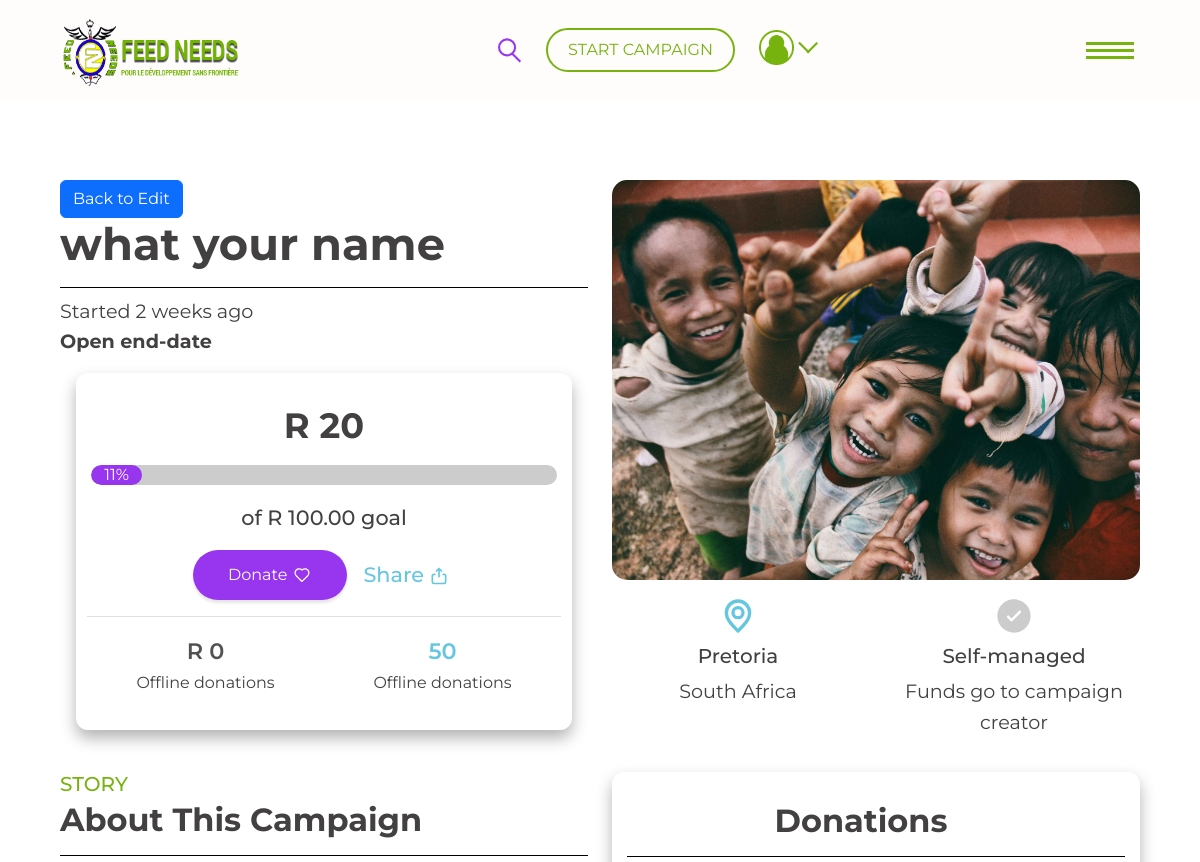
Page /preview/YFwomoOHNTz6DLFITwgxJSmEDjKpezff/ (signed in, upper part) on the earlier database version.
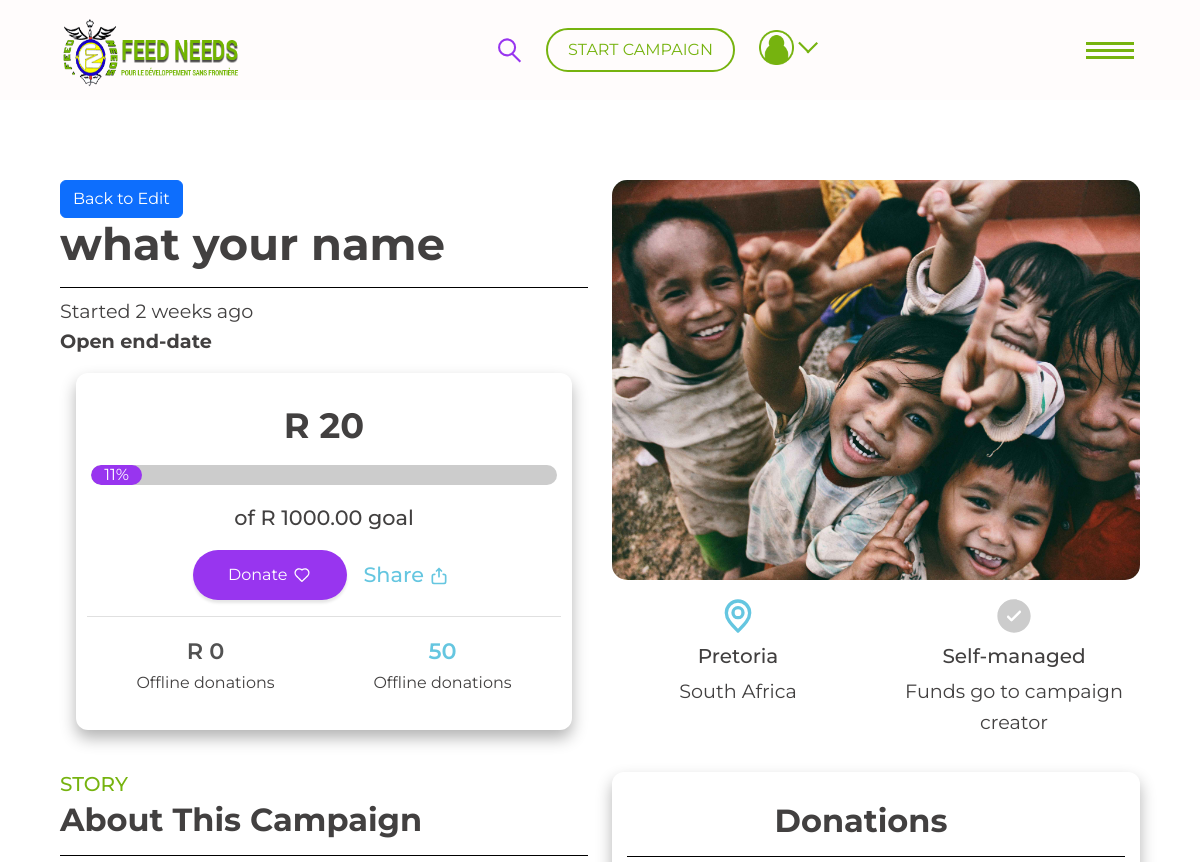
Same page on the later database version.
### base/models.py (models this page shows, shortened)
class Campaign(models.Model):
    CATEGORY_CHOICES = [
        ('organisation/charity/npo/pbo', 'Organisation/Charity/NPO/PBO'),
        ('in loving memory of', 'In Loving Memory Of'),
        ('fire/drought/disaster/support', 'Fire/Drought/Disaster/Support'),
        ('education & training', 'Education & Training'),
        ('sport', 'sport'),
        ('Social welfare/commnity development/support', 'Social Welfare/Commnity Development/Support'),
        ('youth', 'youth'),
        ('arts & culture', 'Arts & Culture'),
        ('Nature conservation', 'Nature Conservation'),
        ('Animal Welfare/outreach', 'Animal Welfare/Outreach'),
        ('Vehicle', 'Vehicle'),
        ('Home', 'Home'),
        ('Business/App', 'Business/App'),
        ('legal', 'Legal'),
        ('Other', 'Other'),
    ]
    EVENT_CHOICE  = [
        ('aQuelle Midmar Mile 2025', 'aQuelle Midmar Mile 2025'),
        ('Hyrox johannesburg|Season 24/25', 'Hyrox johannesburg|Season 24/25'),
        ('vusa24', 'vusa24'),
        ('Comrades 2024', 'Comrades 2024'),
        ('WESEEYOU EVENT', 'WESEEYOU EVENT'),
        ('AMASHOVA DURBA CLASSIC', 'AMASHOVA DURBA CLASSIC'),
        ('IRONMAN 70.3 -2024', 'IRONMAN 70.3 -2024'),
        ('ANNUAL KIDS CHRISTMAS PARTY', 'ANNUAL KIDS CHRISTMAS PARTY'),
        ('aQuelle Midmar Mile 2025', 'aQuelle Midmar Mile 2025'),
    ]
    SECTOR_CHOICE = [
        ('child welfare','Child Welfare'),
        ('education','Education'),
        ('Community development','Community Development'),
        ('Environmental','Environmental'),
        ('Health','Health'),
        ('medical','Medical'),
    ]
    campaign_name = models.CharField( max_length=50)
    monetary = models.DecimalField( max_digits=15, decimal_places=2)
    category = models.CharField(max_length=100 , choices= CATEGORY_CHOICES)
    story = models.TextField()
    sector = models.CharField(max_length=100, choices=SECTOR_CHOICE, null=True)
    event = models.CharField(max_length=100, choices=EVENT_CHOICE)
    start_date = models.DateTimeField(auto_now_add=True)
    end_date = models.DateTimeField(auto_now_add=True)
    images = models.ImageField(upload_to='images/')
    video_url = models.URLField(max_length=1000 , blank=True)
    social_link  = models.URLField( max_length=1000, blank=True)
    address = models.CharField(max_length=100,null=True)
    address1 = models.CharField(max_length=100)
    city  = models.CharField( max_length=100)
    zipcode = models.CharField( max_length=50)
    state = models.CharField(max_length=50)
    country = CountryField(blank_label='(select country)', null=True, blank=True)
    organization_payment = models.BooleanField(default=False)
    single_payment = models.BooleanField(default=False)
    is_featured = models.BooleanField(default=False)
    user = models.ForeignKey(CustomUser, on_delete=models.CASCADE,blank=True,null=True)
    goal = models.DecimalField(max_digits=10, decimal_places=2,default=0.00)
    token = models.CharField( max_length=32, unique=True, blank=True, default=generate_unique_token)
    is_launch =models.BooleanField(default=False)
    is_status = models.BooleanField(default=False)
    is_emergency =models.BooleanField(default=False)

### base/views.py (the view)
# urls.py: path('preview/<str:token>/',preview,name="preview"),
@login_required(login_url="login")
def preview(request,token):
    campaign_details = get_object_or_404(Campaign,token=token )
    context ={
        'campaign_details':campaign_details,
    }
    return render (request, 'preview.html',context)

### base/templates/preview.html (shortened to what the changed rows need)
{% load static %}
<!DOCTYPE html>
<html lang="en">
  <head>
    <link
      href="https://cdn.jsdelivr.net/npm/bootstrap@5.3.3/dist/css/bootstrap.min.css"
      rel="stylesheet"
    />
    <link rel="stylesheet" href="{% static '../static/css/style.css' %}" />
  </head>
  <body>
    <div class="home page">
				<main class="light-bg-clr pd-down">
					<div class="details-wrapper">
						<section>
							<div class="row details-hero-section">
								<div class="col-lg-6 content-div">
									<div class="details-title-container">
                                        <a href="{% url 'edit_campaign' campaign_details.token  %}" class="btn btn-primary">Back to Edit</a>
										<h1 class="details-title-text">{{campaign_details.campaign_name}}</h2>
									</div>
									<span class="details smaller-text fw-400 mt-2">Started {{campaign_details.start_date|timesince}} ago</span>
									<span class="details smaller-text fw-700">Open end-date</span>
									<div class="details-donation-cta-section mt-3 px-md-3">
										<div class="util-box-container">
											<h3 class="text-center donation-price-head-text page-sub-head fw-700">R 20</h3>
											<div class="percent-bar my-3">
												<span class="percent-val flex-center">11%</span>
											</div>
											<p class="text-center donation-price-text">of R {{campaign_details.monetary}} goal</p>
											<div class="btn-container flex-center gp-10 my-3">
												<button class="donate-btn flex gp-5">
												</button>
												<button class="share-btn flex gp-5">
												</button>
											</div>
											<div class="donors-details-wrapper px-2">
												<div class="donors-details-container row">
												</div>
											</div>
										</div>
									</div>
								</div>
								<div class="col-lg-6 details graphics-div">
									<div class="img-container">
										<img class="details-img " src="{{campaign_details.images.url}}" alt="Details picture">
									</div>
								</div>
							</div>
						</section>
					</div>
				</main>
				</div>
			  </body>
			</html>

Differences in the rows shown:
changed Campaign "what your name": monetary "100.00" → "1000.00"
